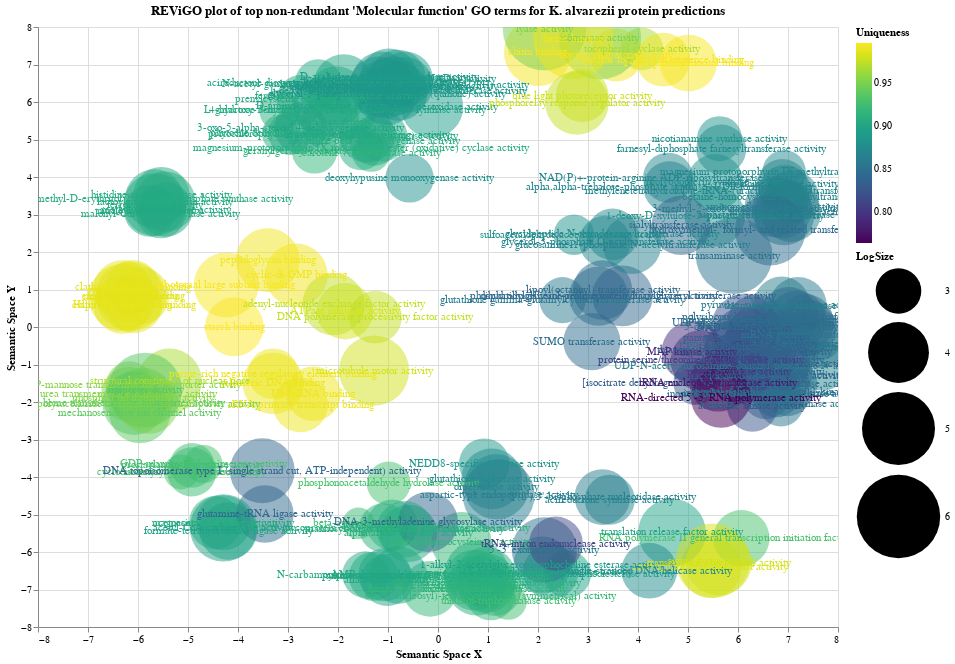

The notebook cell this image was saved under:
### Code cell
plots[0]

### Figure 1 — Vega-Lite specification as saved in the notebook (floating-point values rounded to 4 significant figures; data arrays with more than 128 entries replaced by an {"elided": "..."} marker saying what was removed)
{"config": {"view": {"continuousWidth": 400, "continuousHeight": 300}}, "layer": [{"mark": {"type": "point", "fillOpacity": 0.5, "filled": true}, "encoding": {"color": {"type": "quantitative", "field": "Uniqueness", "scale": {"scheme": "viridis"}}, "size": {"type": "quantitative", "field": "LogSize", "scale": {"base": 0, "domain": [2.336, 6.026], "range": [1000, 7000]}}, "tooltip": [{"type": "nominal", "field": "TermID"}, {"type": "nominal", "field": "Name"}, {"type": "quantitative", "field": "Frequency"}, {"type": "quantitative", "field": "LogSize"}, {"type": "quantitative", "field": "Uniqueness"}, {"type": "quantitative", "field": "Dispensability"}], "x": {"type": "quantitative", "field": "PlotX", "title": "Semantic Space X"}, "y": {"type": "quantitative", "field": "PlotY", "title": "Semantic Space Y"}}, "selection": {"selector019": {"type": "interval", "bind": "scales", "encodings": ["x", "y"]}}}, {"mark": "text", "encoding": {"color": {"type": "quantitative", "field": "Uniqueness", "scale": {"scheme": "viridis"}}, "text": {"type": "nominal", "field": "Name"}, "x": {"type": "quantitative", "field": "PlotX", "title": "Semantic Space X"}, "y": {"type": "quantitative", "field": "PlotY", "title": "Semantic Space Y"}}}], "data": {"name": "data-1db4319da6477e5bb9a7fe2263038e88"}, "height": 600, "title": "REViGO plot of top non-redundant 'Molecular function' GO terms for K. alvarezii protein predictions", "width": 800, "$schema": "https://vega.github.io/schema/vega-lite/v4.8.1.json", "datasets": {"data-1db4319da6477e5bb9a7fe2263038e88": {"elided": "184 records"}}}
